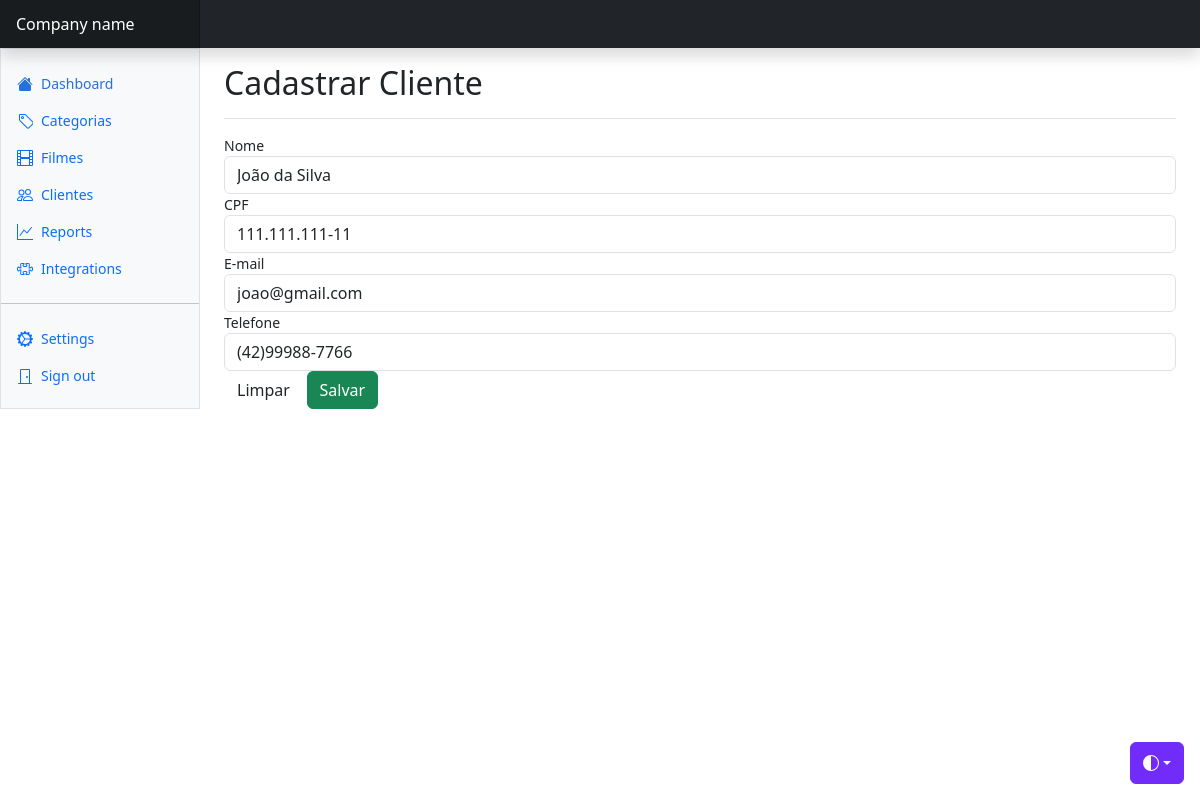
Screenshot of /views/cliente/edit.php?id=1 with the database file from the repository.
### tables this page shows
CREATE TABLE `cliente` (
  `id_cliente` int NOT NULL AUTO_INCREMENT,
  `nome` varchar(45) DEFAULT NULL,
  `cpf` varchar(45) DEFAULT NULL,
  `telefone` varchar(45) DEFAULT NULL,
  `email` varchar(45) DEFAULT NULL,
  PRIMARY KEY (`id_cliente`)
);

### config/BD.php (called while the page is built)
<?php
    class BD {
        public static function getConexao() {
            $conn = new PDO(
                "mysql:host=localhost;dbname=bd_locadora",
                "gregory",
                "qwe123"
            );
            return $conn;
        }
    }

### model/dao/ClienteDAO.php (called while the page is built, shortened)
<?php
    class ClienteDAO {
        public function find($id) {
            try {
                $query = BD::getConexao()->prepare(
                    "SELECT * FROM cliente WHERE id_cliente = :i"
                );
                $query->bindValue(':i', $id, PDO::PARAM_INT);
                if(!$query->execute()) {
                    print_r($query->errorInfo());
                }
                if($linha = $query->fetch(PDO::FETCH_ASSOC)) {
                    $cliente = new Cliente();
                    $cliente->setId($linha['id_cliente']);
                    $cliente->setNome($linha['nome']);
                    $cliente->setCpf($linha['cpf']);
                    $cliente->setEmail($linha['email']);
                    $cliente->setTelefone($linha['telefone']);
                }
                return $cliente;
            }
            catch(PDOException $e) {
                echo "Erro #3: " . $e->getMessage();
            }
        }
    }

### model/bean/Cliente.php (called while the page is built, shortened)
<?php
    class Cliente {
        private $nome;
        private $cpf;
        private $telefone;
        private $email;
        public function getNome() {
            return $this->nome;
        }
        public function setNome($nome) {
            $this->nome = $nome;
        }
        public function getCpf() {
            return $this->cpf;
        }
        public function setCpf($cpf) {
            $this->cpf = $cpf;
        }
        public function getTelefone() {
            return $this->telefone;
        }
        public function setTelefone($telefone) {
            $this->telefone = $telefone;
        }
        public function getEmail() {
            return $this->email;
        }
        public function setEmail($email) {
            $this->email = $email;
        }
    }

### views/cliente/edit.php (the view, shortened to what this page needs)
<?php
    $dao = new ClienteDAO();
    $cliente = $dao->find($_GET['id']);
?>
<!doctype html>
<html lang="en" data-bs-theme="auto">
  <head>
    <link href="../../css/bootstrap.min.css" rel="stylesheet" />
    <link href="../../css/dashboard.css" rel="stylesheet" />
  </head>
  <body>
    <div
      class="dropdown position-fixed bottom-0 end-0 mb-3 me-3 bd-mode-toggle"
    >
      <button
        class="btn btn-bd-primary py-2 dropdown-toggle d-flex align-items-center"
        id="bd-theme"
        type="button"
        aria-expanded="false"
        data-bs-toggle="dropdown"
        aria-label="Toggle theme (auto)"
      >
        <svg class="bi my-1 theme-icon-active" aria-hidden="true">
          <use href="#circle-half"></use>
        </svg>
      </button>
    </div>
    <header
      class="navbar sticky-top bg-dark flex-md-nowrap p-0 shadow"
      data-bs-theme="dark"
    >
      <a
        class="navbar-brand col-md-3 col-lg-2 me-0 px-3 fs-6 text-white"
        href="#"
        >Company name</a
      >
    </header>
    <div class="container-fluid">
      <div class="row">
        <div
          class="sidebar border border-right col-md-3 col-lg-2 p-0 bg-body-tertiary"
        >
          <div
            class="offcanvas-md offcanvas-end bg-body-tertiary"
            tabindex="-1"
            id="sidebarMenu"
            aria-labelledby="sidebarMenuLabel"
          >
            <?php include "../menu/navbar.php" ?>
          </div>
        </div>
        <main class="col-md-9 ms-sm-auto col-lg-10 px-md-4">
          <div
            class="d-flex justify-content-between flex-wrap flex-md-nowrap align-items-center pt-3 pb-2 mb-3 border-bottom"
          >
            <h1 class="h2">Cadastrar Cliente</h1>
          </div>
          <div class="table-responsive small">
            <form action="update.php" method="post">
                <div class="form-group">
                    <label for="nome">Nome</label>
                    <input type="text" name="nome" value="<?= $cliente->getNome() ?>" class="form-control">
                </div>
                <div class="form-group">
                    <label for="cpf">CPF</label>
                    <input type="text" name="cpf" value="<?= $cliente->getCpf() ?>" class="form-control">
                </div>
                <div class="form-group">
                    <label for="email">E-mail</label>
                    <input type="email" name="email" value="<?= $cliente->getEmail() ?>" class="form-control">
                </div>
                <div class="form-group">
                    <label for="telefone">Telefone</label>
                    <input type="text" name="telefone" value="<?= $cliente->getTelefone() ?>" class="form-control">
                </div>
                <div class="form-group">
                    <input type="reset" value="Limpar" class="btn">
                    <input type="submit" value="Salvar" class="btn btn-success">
                </div>
            </form>
          </div>
        </main>
      </div>
    </div>
  </body>
</html>

### css/dashboard.css (style rules this page uses)
.bi { display: inline-block; width: 1rem; height: 1rem; }
.navbar-brand { padding-top: .75rem; padding-bottom: .75rem; background-color: rgba(0, 0, 0, .25); box-shadow: inset -1px 0 0 rgba(0, 0, 0, .25); }

### views/cliente/edit.php (style rules this page uses)
.bi { vertical-align: -0.125em; fill: currentColor; }
.btn-bd-primary { --bd-violet-bg: #712cf9; --bd-violet-rgb: 112.520718, 44.062154, 249.437846; --bs-btn-font-weight: 600; --bs-btn-color: var(--bs-white); --bs-btn-bg: var(--bd-violet-bg); --bs-btn-border-color: var(--bd-violet-bg); --bs-btn-hover-color: var(--bs-white); --bs-btn-hover-bg: #6528e0; --bs-btn-hover-border-color: #6528e0; --bs-btn-focus-shadow-rgb: var(--bd-violet-rgb); --bs-btn-active-color: var(--bs-btn-hover-color); --bs-btn-active-bg: #5a23c8; --bs-btn-active-border-color: #5a23c8; }
.bd-mode-toggle { z-index: 1500; }
.bd-mode-toggle .bi { width: 1em; height: 1em; }

### rows the page displays
cliente: nome "João da Silva", cpf "111.111.111-11", email "joao@gmail.com", telefone "(42)99988-7766"
